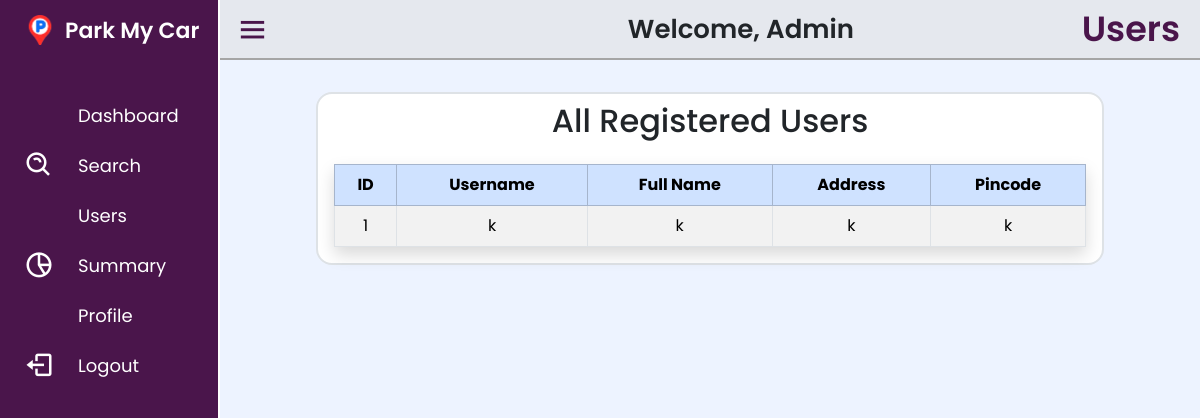
/users, run on an earlier commit of the app's database.
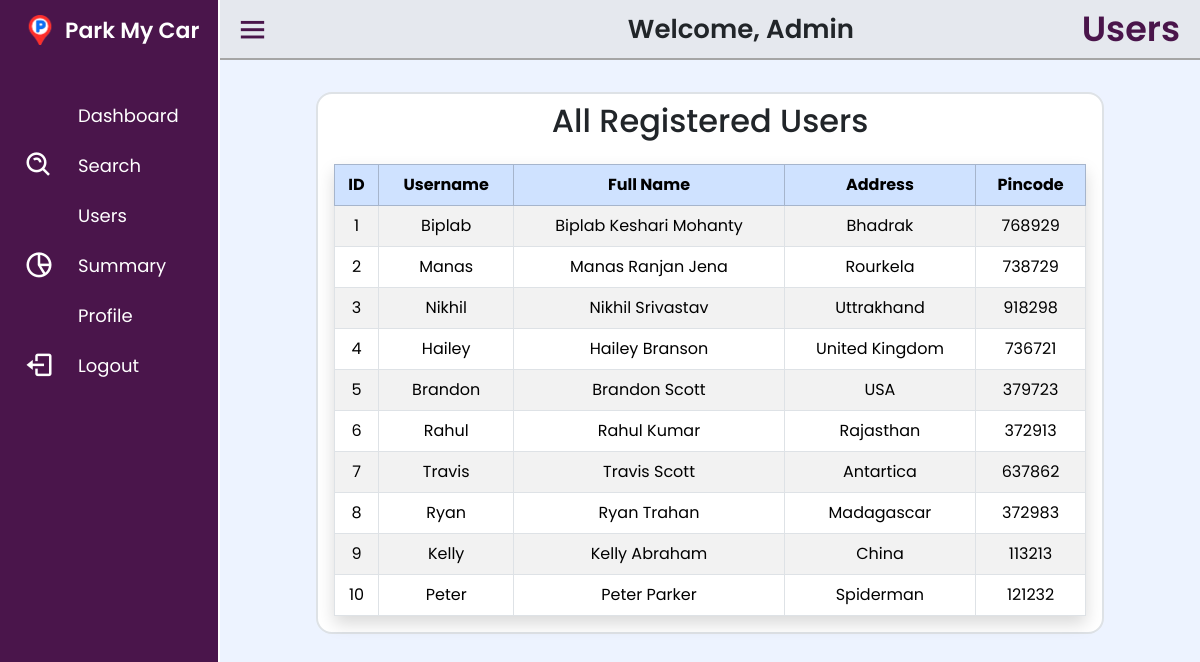
And on a later commit of the database.
### tables this page shows
CREATE TABLE users (
    id INTEGER PRIMARY KEY AUTOINCREMENT,
    username TEXT UNIQUE NOT NULL,
    full_name TEXT NOT NULL,
    password TEXT NOT NULL,
    address TEXT,
    pincode TEXT
);

### app.py (the view)
@app.route('/users')
def show_users():
    conn = sqlite3.connect(DB_PATH)
    conn.row_factory = sqlite3.Row  # Allows dict-like access
    cursor = conn.cursor()
    cursor.execute('SELECT * FROM users')
    users = cursor.fetchall()
    conn.close()
    return render_template("AdminTemplate.html",current="Users", users=users)

### templates/AdminTemplate.html (shortened to what this page needs)
<!DOCTYPE html>
<html lang="en" dir="ltr">
  <head>
    <link rel="stylesheet" href="../static/css/sidebar.css" />
    <link
      href="https://cdn.boxicons.com/fonts/basic/boxicons.min.css"
      rel="stylesheet"
    />
    <link
      href="https://unpkg.com/boxicons@2.0.7/css/boxicons.min.css"
      rel="stylesheet"
    />
  </head>
  <body>
    <div class="sidebar">
      <div class="logo-details">
        <img
          src="../static/images/favicon.png"
          alt=""
          style="height: 30px; margin-left: 25px; margin-right: 10px"
        />
        <span class="logo_name">Park&nbsp;My&nbsp;Car</span>
      </div>
      <ul class="nav-links">
        <li>
          <a href="/admindashboard">
            <i class="bx bx-dashboard-alt"></i>
            <span class="link_name">Dashboard</span>
          </a>
        </li>
        <li>
          <a href="/search">
            <i class='bx  bx-search-alt'  ></i>
            <span class="link_name">Search</span>
          </a>
        </li>
        <li>
          <a href="/users">
            <i class='bx  bx-community'  ></i>
            <span class="link_name">Users</span>
          </a>
        </li>
        <li>
          <a href="/adminsummary">
            <i class="bx bx-pie-chart-alt-2"></i>
            <span class="link_name">Summary</span>
          </a>
        </li>
        <li>
          <a data-bs-toggle="modal" data-bs-target="#EditProfile" style="cursor: pointer;">
            <i class="bx bx-user-square"></i>
            <span class="link_name">Profile</span>
          </a>
        </li>
        <li>
          <a data-bs-toggle="modal" data-bs-target="#LogoutCard" style="cursor: pointer;">
            <i class="bx bx-log-out"></i>
            <span class="link_name">Logout</span>
          </a>
        </li>
      </ul>
    </div>
    <section class="home-section">
      <div class="home-content ">
        <i class="bx bx-menu" style="width: 150px;"></i>
        <span >Welcome, Admin</span>
        <span class="text" style="margin-right: 20px;">{{current}}</span>
      </div>
      <div>{% if (current == "Dashboard")%}
        {%include "AdminDashboard.html"%}
        {%elif (current == "Users")%}
        {%include "RegisteredUsers.html"%}
        {%elif (current == "Search")%}
        {%include "AdminSearch.html"%}
        {%else%}
        {%include "AdminSummary.html"%}
        {% endif %}
    </div>
    </section>
  </body>
</html>

### templates/RegisteredUsers.html (shortened to what this page needs)
<!DOCTYPE html>
<html lang="en">
  <head>
    <link
      href="https://cdn.jsdelivr.net/npm/bootstrap@5.3.3/dist/css/bootstrap.min.css"
      rel="stylesheet"
    />
  </head>
  <body>
    <div class="content-blur py-3 px-5">
      <div
        class="w-full rounded-4 bg-white border border-2 d-flex flex-column align-items-center mx-5 my-3 pt-2"
      >
        <h2 class="mb-4 text-center">All Registered Users</h2>
        <div class="px-3 w-100 rounded-2">
          <table class="table table-bordered table-hover table-striped shadow text-center align-middle">
            <thead class="table-primary">
              <tr>
                <th>ID</th>
                <th>Username</th>
                <th>Full Name</th>
                <th>Address</th>
                <th>Pincode</th>
              </tr>
            </thead>
            <tbody>
              {% for user in users %}
              <tr>
                <td>{{ user.id }}</td>
                <td>{{ user.username }}</td>
                <td>{{ user.full_name }}</td>
                <td>{{ user.address or '-' }}</td>
                <td>{{ user.pincode or '-' }}</td>
              </tr>
              {% else %}
              <tr>
                <td colspan="6" class="text-center">No users found.</td>
              </tr>
              {% endfor %}
            </tbody>
          </table>
        </div>
      </div>
    </div>
  </body>
</html>

### static/css/sidebar.css (style rules this page uses)
* { margin: 0; padding: 0; box-sizing: border-box; font-family: "Poppins", sans-serif; }
.sidebar { position: fixed; top: 0; left: 0; height: 100%; width: 220px; background: #4A154B; z-index: 100; transition: all 0.5s ease; border-right: 2px solid white; }
.sidebar .logo-details { height: 60px; width: 100%; display: flex; align-items: center; }
.sidebar .logo-details .logo_name { font-size: 22px; color: #fff; font-weight: 600; transition: 0.05s ease; transition-delay: 0.01s; }
.sidebar .nav-links { height: 100%; padding: 30px 0 150px 0; overflow: auto; }
.sidebar .nav-links li { position: relative; list-style: none; transition: all 0.4s ease; }
.sidebar .nav-links li i { height: 50px; min-width: 78px; text-align: center; line-height: 50px; color: #fff; font-size: 30px; cursor: pointer; transition: all 0.3s ease; }
.sidebar .nav-links li a { display: flex; align-items: center; text-decoration: none; }
.sidebar .nav-links li a .link_name { font-size: 18px; font-weight: 400; color: #fff; transition: all 0.4s ease; }
.home-section { position: relative; height: 100vh; left: 220px; width: calc(100% - 220px); transition: all 0.5s ease; }
.home-section .home-content { background: #e0e0e08c; height: 60px; display: flex; justify-content:between; align-items: center; border-bottom: 2px solid #a5a5a5ff; }
.home-section .home-content .bx-menu, .home-section .home-content .text { color: #4A154B; font-size: 35px; }
.home-section .home-content .bx-menu { margin: 0 15px; cursor: pointer; }
.home-section .home-content { display: flex; justify-content: space-between; font-size: 26px; font-weight: 600; }

### templates/RegisteredUsers.html (style rules this page uses)
body { font-family: "Poppins", "Roboto", sans-serif; background-color: #edf3ff; }

What changed in the data, as far as the page shows it:
changed users id 1: username "k" → "Biplab"; full_name "k" → "Biplab Keshari Mohanty"; address "k" → "Bhadrak"; pincode "k" → "768929"
added users: id "2", username "Manas", full_name "Manas Ranjan Jena", address "Rourkela", pincode "738729"
added users: id "3", username "Nikhil", full_name "Nikhil Srivastav", address "Uttrakhand", pincode "918298"
added users: id "4", username "Hailey", full_name "Hailey Branson", address "United Kingdom", pincode "736721"
added users: id "5", username "Brandon", full_name "Brandon Scott", address "USA", pincode "379723"
added users: id "6", username "Rahul", full_name "Rahul Kumar", address "Rajasthan", pincode "372913"
added users: id "7", username "Travis", full_name "Travis Scott", address "Antartica", pincode "637862"
added users: id "8", username "Ryan", full_name "Ryan Trahan", address "Madagascar", pincode "372983"
added users: id "9", username "Kelly", full_name "Kelly Abraham", address "China", pincode "113213"
added users: id "10", username "Peter", full_name "Peter Parker", address "Spiderman", pincode "121232"
